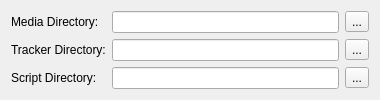
<ui version="4.0" >
 <class>PathPage</class>
 <widget class="QWidget" name="PathPage" >
  <property name="geometry" >
   <rect>
    <x>0</x>
    <y>0</y>
    <width>380</width>
    <height>90</height>
   </rect>
  </property>
  <property name="windowTitle" >
   <string>Form</string>
  </property>
  <layout class="QGridLayout" >
   <item row="0" column="0" >
    <widget class="QLabel" name="label_6" >
     <property name="text" >
      <string>Media Directory:</string>
     </property>
    </widget>
   </item>
   <item row="0" column="1" >
    <widget class="QLineEdit" name="m_mediaDir" />
   </item>
   <item row="0" column="2" >
    <widget class="QToolButton" name="m_setMediaDir" >
     <property name="text" >
      <string>...</string>
     </property>
    </widget>
   </item>
   <item row="1" column="0" >
    <widget class="QLabel" name="label_7" >
     <property name="sizePolicy" >
      <sizepolicy vsizetype="Preferred" hsizetype="Fixed" >
       <horstretch>0</horstretch>
       <verstretch>0</verstretch>
      </sizepolicy>
     </property>
     <property name="text" >
      <string>Tracker Directory:</string>
     </property>
    </widget>
   </item>
   <item row="1" column="1" >
    <widget class="QLineEdit" name="m_trackerDir" />
   </item>
   <item row="1" column="2" >
    <widget class="QToolButton" name="m_setTrackerDir" >
     <property name="text" >
      <string>...</string>
     </property>
    </widget>
   </item>
   <item row="2" column="0" >
    <widget class="QLabel" name="label_8" >
     <property name="text" >
      <string>Script Directory:</string>
     </property>
    </widget>
   </item>
   <item row="2" column="1" >
    <widget class="QLineEdit" name="m_scriptDir" />
   </item>
   <item row="2" column="2" >
    <widget class="QToolButton" name="m_setScriptDir" >
     <property name="text" >
      <string>...</string>
     </property>
    </widget>
   </item>
  </layout>
 </widget>
 <resources/>
 <connections/>
</ui>
